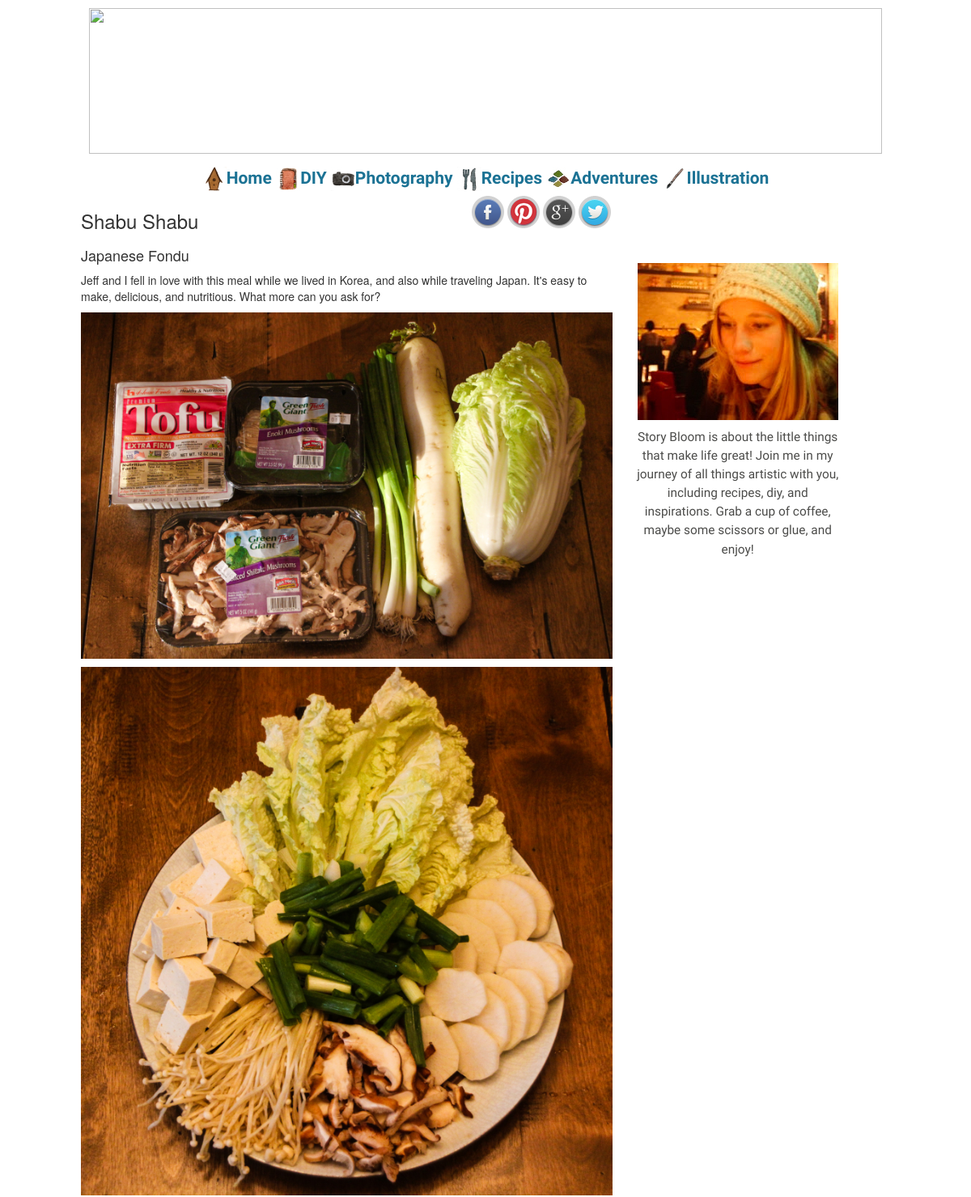
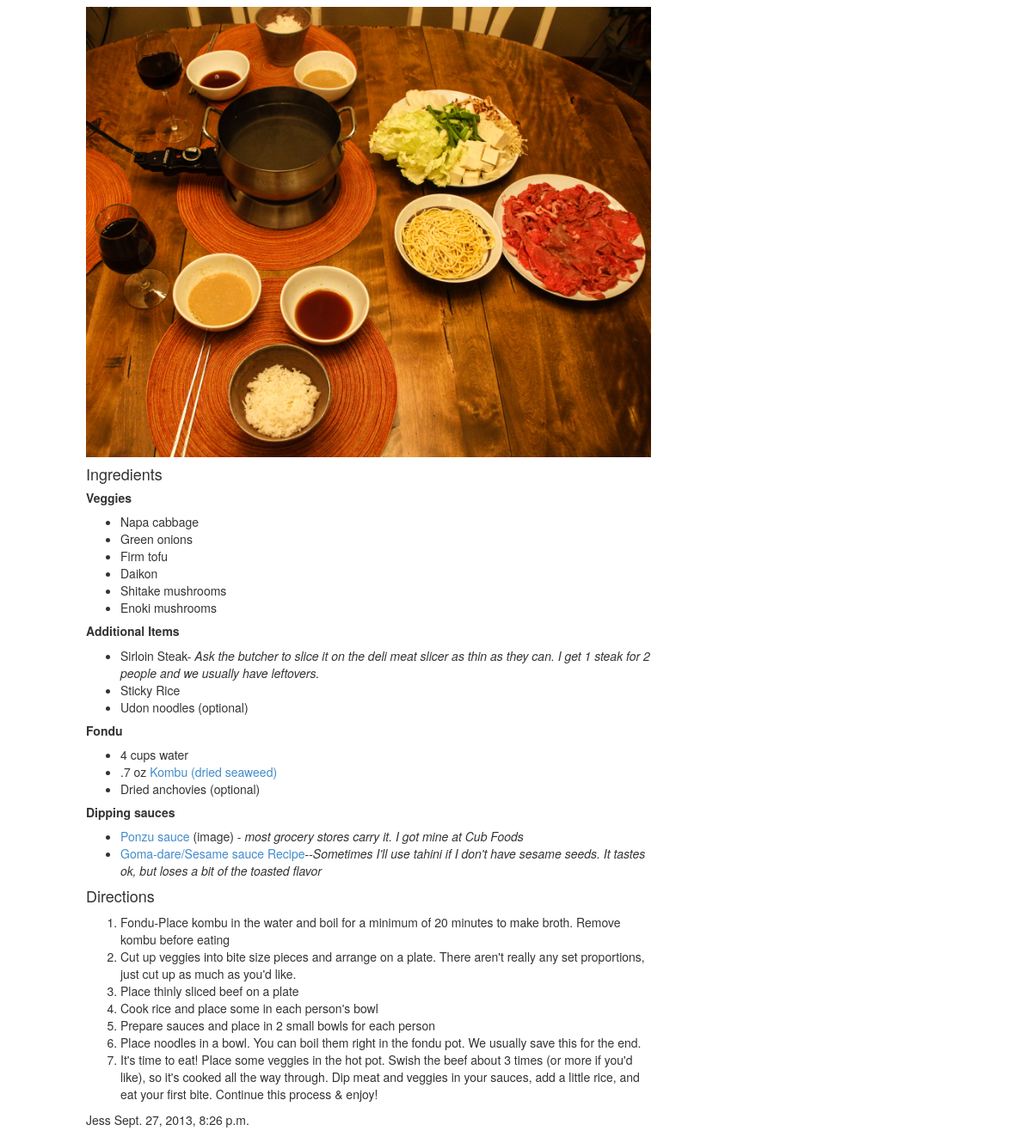
The app's page /b/9/9/ with its own data (2 pictures, top to bottom).
### blogs/models.py (models this page shows, shortened)
class Category(models.Model):
    name       = models.CharField('Name', max_length=50)
    short_desc = models.CharField('Short Description', max_length=100)
    long_desc  = models.CharField('Long Description', max_length=400)
    image_url  = models.CharField('Image URL', max_length=100)
    class Meta:
        verbose_name_plural="Categories"

class Post(models.Model):
    title         = models.CharField('Title', max_length=50)
    image_url     = models.CharField('Image URL', max_length=100)
    keywords      = models.CharField('Keywords', max_length=50)
    category      = models.ForeignKey(Category)
    short_desc    = models.CharField('Short Description', max_length=100)
    long_desc     = models.CharField('Long Description', max_length=400)
    author        = models.CharField('Author', max_length=50)
    pub_date      = models.DateTimeField('Date Published')
    post          = models.TextField('Post')
    class Meta:
        ordering = ['-pub_date']

### blogs/views.py (the view)
# urls.py: url(r'^(?P<category_id>\d)/(?P<post_id>\d)/$', views.get_post, name='post'),
def get_post(request, category_id, post_id):
    context = {
        'categories': Category.objects.all(),
        'post': Post.objects.get(id=post_id)
    }
    return render(request, 'blogs/post.html', context)

### storybloom/templates/blogs/post.html (shortened to what this page needs)
{% load staticfiles %}
<!DOCTYPE html>
<html>
	{% include "blogs/site-header.html" %}
	<body>
		{% include "blogs/nav-bar.html" %}
		<link type="text/css" rel="stylesheet" href="{% static 'css/blogs/post.css' %}">
		<main class="l-global-width">
			<div class="row">
				<div class="col-sm-8">
					<div class="post">
						<header class="post-header clearfix">
							<div id="socialshare" class="pull-right"></div>
							<h3>
								{{post.title}}
							</h3>
						</header>
						<div class="post-content">
							<p>
								{{post.post|safe}}
							</p>
						</div>
						<footer class="post-footer">
							<span class="post-author">
								{{post.author}}
							</span>
							<span class="post-date">
								{{post.pub_date}}
							</span>
						</footer>
					</div>
				</div>
				<div class="col-sm-4">
					<div class="profile">
						<div class="profile-img">
						<a href="about.html"><img class="img-responsive" src="/static/images/profile.jpg" title="About"></a>
						</div>
						<div class="profile-blurb">
							Story Bloom is about the little things that make life great! Join me in my journey
							of all things artistic with you, including recipes, diy, and inspirations. Grab a
							cup of coffee, maybe some scissors or glue, and enjoy!
						</div>
					</div>
				</div>
			</div>
		</main>
	</body>
</html>

### storybloom/templates/blogs/nav-bar.html (shortened to what this page needs)
{% load staticfiles %}
<header class="siteheader l-global-width">
   <a href="/"><img class="siteheader-image" src="../../../static/images/banner3.png">
      </a>
</header>
<span class="full-nav">
<nav class="clearfix">
  <ul class="clearfix">
    <li>
      <a href="/"><img src="{% static 'images/home.jpg' %}">Home</a>
    </li>
    {% for category in categories %}
      <li>
        <a  href="/b/{{category.id}}" title="{{category.name}}"><img src="../../../static/images/{{category.image_url}}"><span>{{category.name}}</span></a>
      </li>
    {% endfor %}
  </ul>
</nav>
</span>

### storybloom/static/css/blogs/post.css (style rules this page uses)
.post { margin: 0 auto; }
.profile { padding-top: 85px; max-width: 250px; }
.profile-blurb { font-size: 1.1em; line-height: 1.5em; font-family: 'Indie Flower'; text-align: center; padding: 10px 0px 0px 0px; color: #4C4C4A; }

### storybloom/static/css/blogs/base.css (style rules this page uses)
body, main { padding: 0; margin: 0; }

### storybloom/static/css/blogs/layout.css (style rules this page uses)
.l-global-width { width: 95%; max-width: 1000px; margin-right: auto; margin-left: auto; }

### storybloom/static/css/blogs/siteheader.css (style rules this page uses)
.siteheader { height: 200px; padding: 10px; }
.siteheader-image { width: 100%; height: 100%; background-position-x: 50%; background-position-y: 50%; background-size: 68%; background-repeat: no-repeat; }

### storybloom/static/css/blogs/navbar.css (style rules this page uses)
nav { height: 40px; width: 100%; background: #ffffff; font-size: 1.5em; font-weight: bold; font-family: 'Indie Flower'; position: relative; }
nav ul { padding: 0; margin: 0 auto; height: 40px; text-align: center; }
nav li { display: inline; }
.clearfix:before, .clearfix:after { content: " "; display: table; }
.clearfix:after { clear: both; }
.clearfix { *zoom: 1; }
nav li { width: auto; }
nav a { color: #1B7294; display: inline-block; text-align: center; text-decoration: none; line-height: 40px; }

### storybloom/static/css/blogs/index.css (style rules this page uses)
.profile { padding-top: 75px; }
.profile-img .img-responsive { margin: 0 auto; }
.profile-blurb { font-size: 1.1em; line-height: 1.5em; font-family: 'Indie Flower'; text-align: center; padding: 10px 0px 0px 0px; color: #4C4C4A; }

### records on screen
Category: image_url (picture), name "DIY"
Category: image_url (picture), name "Photography"
Category: image_url (picture), name "Recipes"
Category: image_url (picture), name "Adventures"
Category: image_url (picture), name "Illustration"
Post: title "Shabu Shabu", post "Japanese Fondu Jeff and I fell in love with this meal while we lived in Korea, and also while traveling Japan. It's easy to make, delicious, and nutritious. What more can you ask for? Ingredients Veggies Napa cabbage Green onions Firm tofu Daikon Shitake mushrooms Enoki mushrooms Additional Items Sirloin Steak- Ask the butcher to slice it on the deli meat slicer as thin as they can. I get 1 steak for 2 people and we usually have leftovers. Sticky Rice Udon noodles (optional) Fondu 4 cups water .7 oz Kombu (dried seaweed) Dried anchovies (optional) Dipping sauces Ponzu sauce (image) - most grocery stores carry it. I got mine at Cub Foods Goma-dare/Sesame sauce Recipe -- Sometimes I'll use…", post (picture), author "Jess", pub_date "Sept. 27, 2013, 8:26 p.m."
